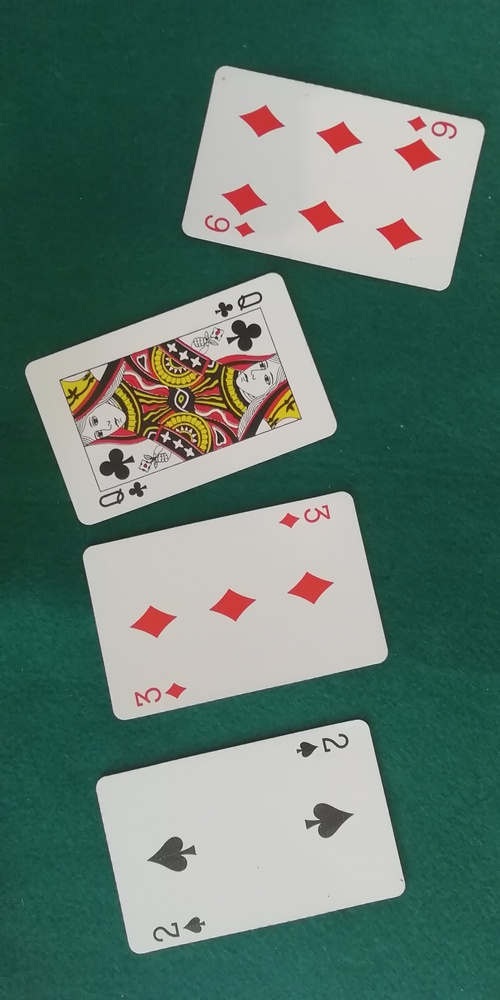
#> input picture pract_4/Test/IMG_20210321_122142.jpg, 500 x 1000 px, shrunk from 2080 x 4160 before the run
$ python 2.py   (older library calls are emulated)
#> lines starting #> are read from the running program, lines starting #| are printed output that depends on the picture; after the words box and inside, x2 and y2 are one past the last pixel; in counts of white or black regions, pixels touching at a corner belong together
import cv2
import numpy as np
import tkinter as tk
from tkinter import filedialog
import os

window_name = 'Original image'
window_filtered_name = 'Filtered objects'
cv2.namedWindow(window_name, flags=cv2.WINDOW_NORMAL | cv2.WINDOW_KEEPRATIO)
cv2.namedWindow(window_filtered_name, flags=cv2.WINDOW_NORMAL | cv2.WINDOW_KEEPRATIO)

areaMinima = 500
umbral = 155
folders = './output1/'
folder_name = filedialog.askdirectory(initialdir=folders)
#> the answer given: ../Test

f2Name = folder_name + '/'
list_files = os.scandir(f2Name)

for ent in list_files:
    if ent.is_file() and ent.name.endswith('.jpg'):
        filename = f2Name + ent.name
        img = cv2.imread(filename)
#> img is the input picture: shape (1000, 500, 3); mean B, G, R 109.8, 120.1, 93.6
        gray_img = cv2.cvtColor(img, cv2.COLOR_BGR2GRAY)
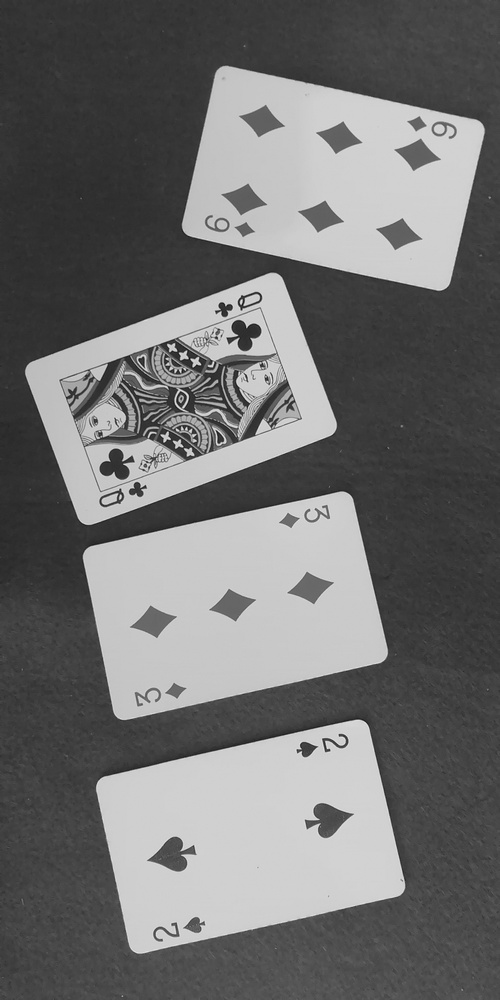
#> gray_img: shape (1000, 500); min 18, max 236, mean 111

        # Umbralización
        threshold = cv2.threshold(gray_img, umbral, 255, cv2.THRESH_BINARY)[1]
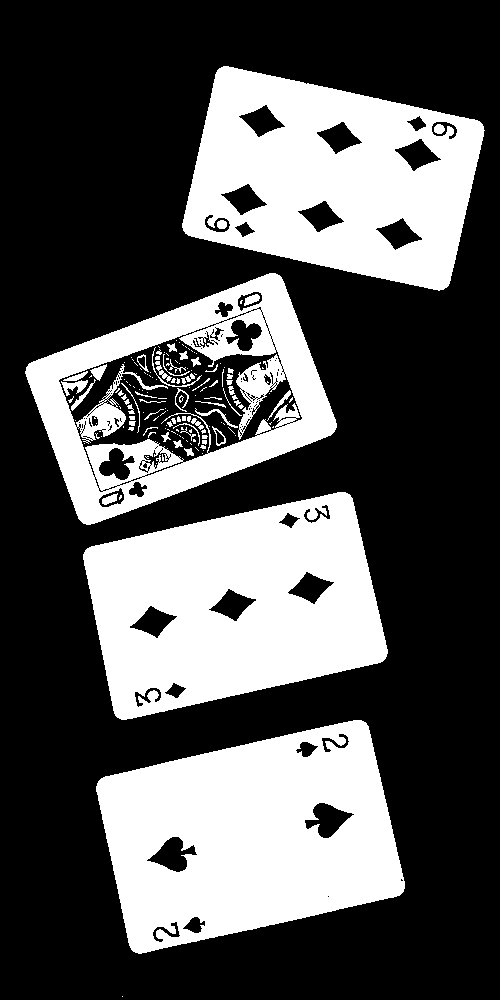
#> threshold: shape (1000, 500); 34% white; 162 white regions (105 under 20 px), largest, box (x1, y1, x2, y2) and area: (96, 720, 405, 954) 48504, (83, 492, 388, 720) 46366, (182, 66, 485, 291) 43030

        # Componentes conectadas (4-conectividad)
        analysis = cv2.connectedComponentsWithStats(threshold, 4, cv2.CV_32S)
        (totalLabels, label_ids, values, centroid) = analysis
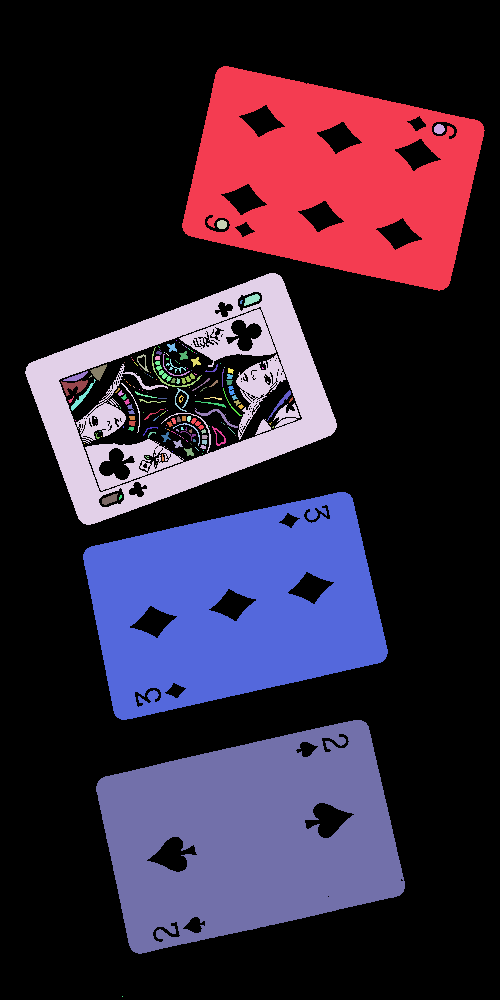
#> label_ids: shape (1000, 500) int32; 163 distinct labels, from 0 to 162; one colour per label, 0 black
#> totalLabels = 163; values = 163 rows, first 6: [0, 0, 500, 1000, 330139], [182, 66, 303, 225, 43030], [434, 124, 11, 10, 86], [217, 220, 10, 9, 76], [25, 273, 312, 252, 28437], [244, 294, 16, 12, 113]; centroid = 163 pairs, first value 70.53 to 438.8, second value 128.6 to 996

        output = np.zeros(gray_img.shape, dtype="uint8")

        for i in range(1, totalLabels):  # saltar fondo (índice 0)
            area = values[i, cv2.CC_STAT_AREA]
            if area > areaMinima:
                # Máscara del componente
                componentMask = (label_ids == i).astype("uint8") * 255
                output = cv2.bitwise_or(output, componentMask)

                cX, cY = centroid[i]
                cX, cY = int(cX), int(cY)
                cv2.circle(img, (cX, cY), 4, (255, 255, 0), 5)  # amarillo (BGR), radio 4, grosor 5
#> this loop made 162 passes
#> (area, cX, cY) on passes 1, 4, 159, 161: (43030, 332, 178), (28437, 183, 398), (46366, 233, 604), (48504, 249, 836)
#> area on passes 2, 3, 5, 8, 11, 16: 86, 76, 113, 52, 117, 51
#> pass 1, `componentMask = (label_ids == i).astype("uint8") * 255`:
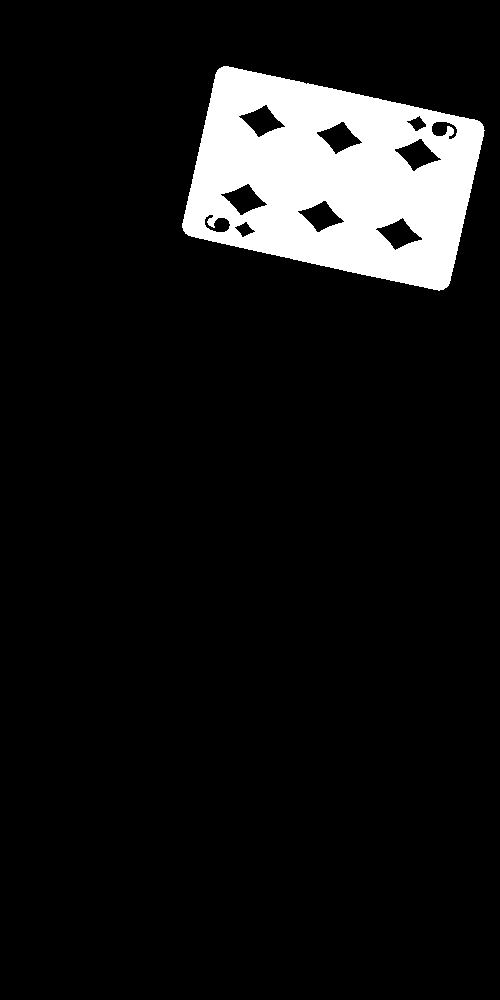
#> componentMask: shape (1000, 500); 8.6% white; 1 white region, box (x1, y1, x2, y2) and area: (182, 66, 485, 291) 43030
#> after the loop:
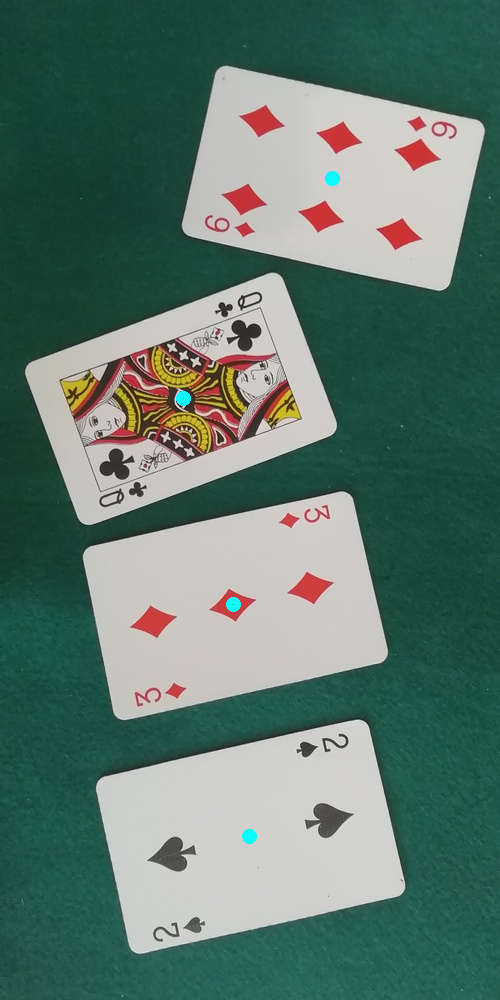
#> img: shape (1000, 500, 3); 0.14% of pixels changed, all inside (x1, y1, x2, y2) = (176, 171, 340, 844)
#> after the loop:
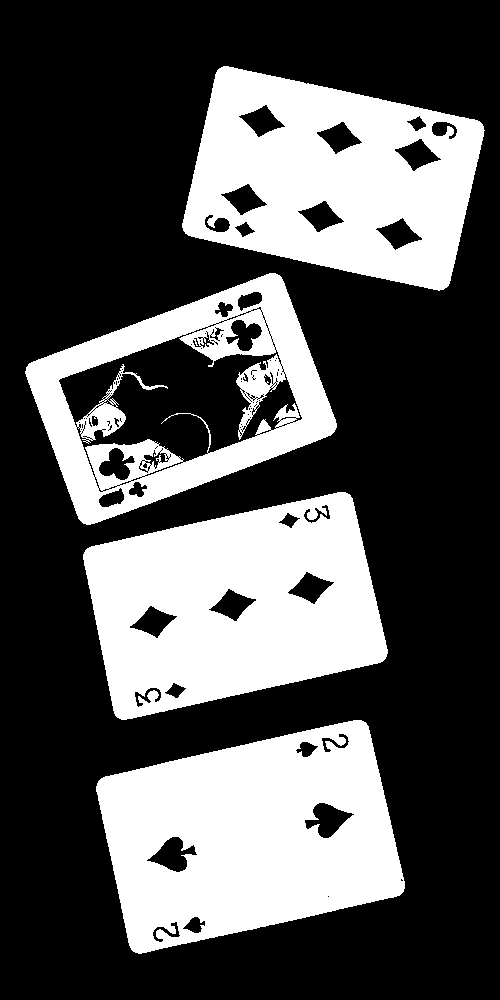
#> output: shape (1000, 500); 33.3% white; 4 white regions, box (x1, y1, x2, y2) and area: (96, 720, 405, 954) 48504, (83, 492, 388, 720) 46366, (182, 66, 485, 291) 43030, (25, 273, 337, 525) 28437

        cv2.imshow(window_name, img)
        cv2.imshow(window_filtered_name, output)
        key = cv2.waitKey(0)
#> (key q is pressed here)
        if key == ord('q') or key == 27:  # 'q' o ESC para salir
            break

cv2.destroyAllWindows()

$ run again, on pract_4/Test/IMG_20210321_122201.jpg
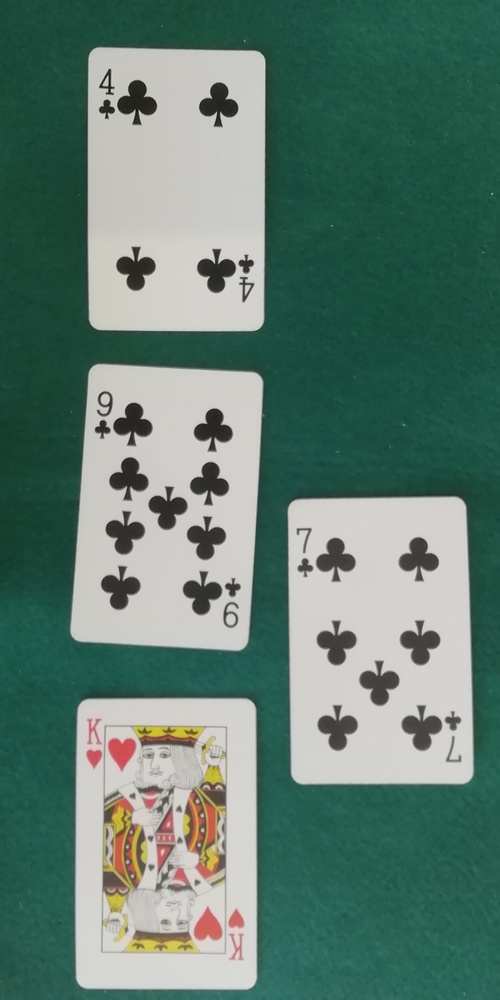
#> input picture pract_4/Test/IMG_20210321_122201.jpg, 500 x 1000 px, shrunk from 2080 x 4160 before the run
#> img is the input picture: shape (1000, 500, 3); mean B, G, R 113, 124.6, 95.2
#> threshold: shape (1000, 500); 34.1% white; 45 white regions (33 under 20 px), largest, box (x1, y1, x2, y2) and area: (88, 48, 265, 331) 44906, (288, 497, 473, 784) 44165, (76, 699, 257, 990) 41359
#> label_ids: shape (1000, 500) int32; 46 distinct labels, from 0 to 45
#> totalLabels = 46; values = 46 rows, first 6: [0, 0, 500, 1000, 329330], [88, 48, 177, 283, 44906], [103, 76, 5, 10, 31], [245, 285, 6, 10, 36], [71, 364, 192, 286, 39572], [101, 394, 9, 11, 79]; centroid = 46 pairs, first value 104 to 379.8, second value 81.87 to 909
#> the loop `for i in range(1, totalLabels):` made 45 passes
#> (area, cX, cY) on passes 1, 4, 6, 8: (44906, 175, 189), (39572, 167, 506), (44165, 379, 639), (41359, 166, 846)
#> pass 1, `componentMask = (label_ids == i).astype("uint8") * 255`:
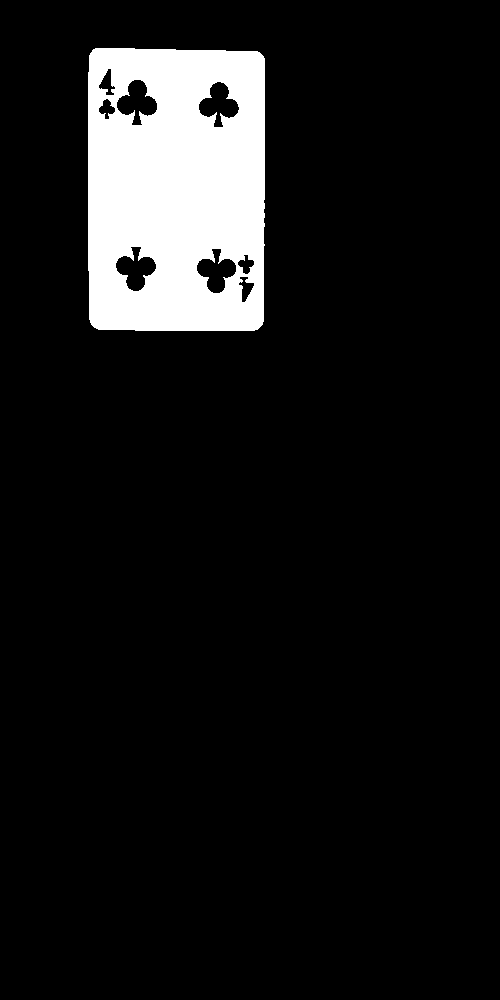
#> componentMask: shape (1000, 500); 9% white; 1 white region, box (x1, y1, x2, y2) and area: (88, 48, 265, 331) 44906
#> after the loop `for i in range(1, totalLabels):`:
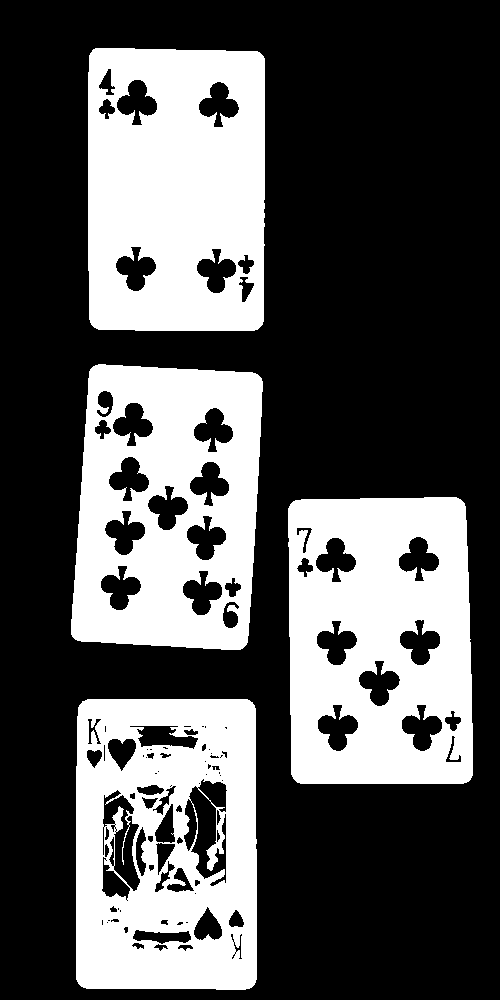
#> output: shape (1000, 500); 34% white; 4 white regions, box (x1, y1, x2, y2) and area: (88, 48, 265, 331) 44906, (288, 497, 473, 784) 44165, (76, 699, 257, 990) 41359, (71, 364, 263, 650) 39572

$ run again, on pract_4/Test/IMG_20210321_122224.jpg
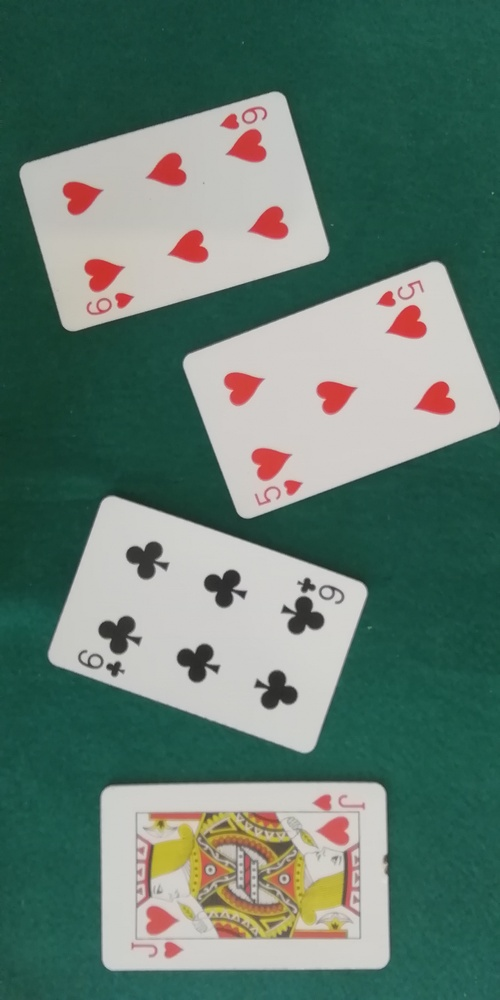
#> input picture pract_4/Test/IMG_20210321_122224.jpg, 500 x 1000 px, shrunk from 2080 x 4160 before the run
#> img is the input picture: shape (1000, 500, 3); mean B, G, R 111, 121.8, 96.6
#> threshold: shape (1000, 500); 34.5% white; 51 white regions (26 under 20 px), largest, box (x1, y1, x2, y2) and area: (183, 262, 500, 518) 44634, (48, 497, 367, 753) 43797, (20, 92, 329, 331) 42632
#> label_ids: shape (1000, 500) int32; 52 distinct labels, from 0 to 51
#> totalLabels = 52; values = 52 rows, first 6: [0, 0, 500, 1000, 327419], [20, 92, 309, 239, 42632], [244, 112, 11, 9, 80], [183, 262, 317, 256, 44634], [99, 300, 10, 10, 82], [48, 497, 319, 256, 43797]; centroid = 52 pairs, first value 95.08 to 341.5, second value 116.2 to 922.3
#> the loop `for i in range(1, totalLabels):` made 51 passes
#> (area, cX, cY) on passes 1, 3, 5, 8: (42632, 173, 211), (44634, 341, 389), (43797, 207, 622), (39225, 242, 877)
#> pass 1, `componentMask = (label_ids == i).astype("uint8") * 255`:
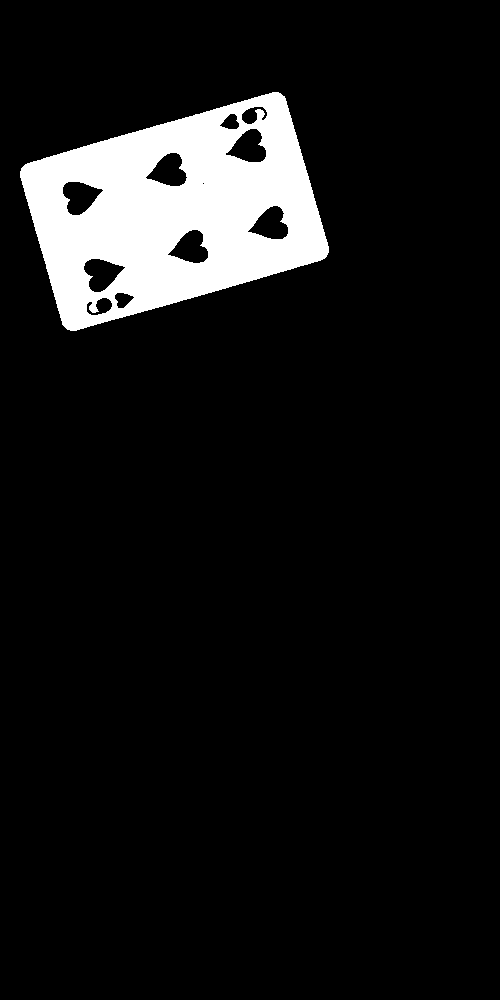
#> componentMask: shape (1000, 500); 8.5% white; 1 white region, box (x1, y1, x2, y2) and area: (20, 92, 329, 331) 42632
#> after the loop `for i in range(1, totalLabels):`:
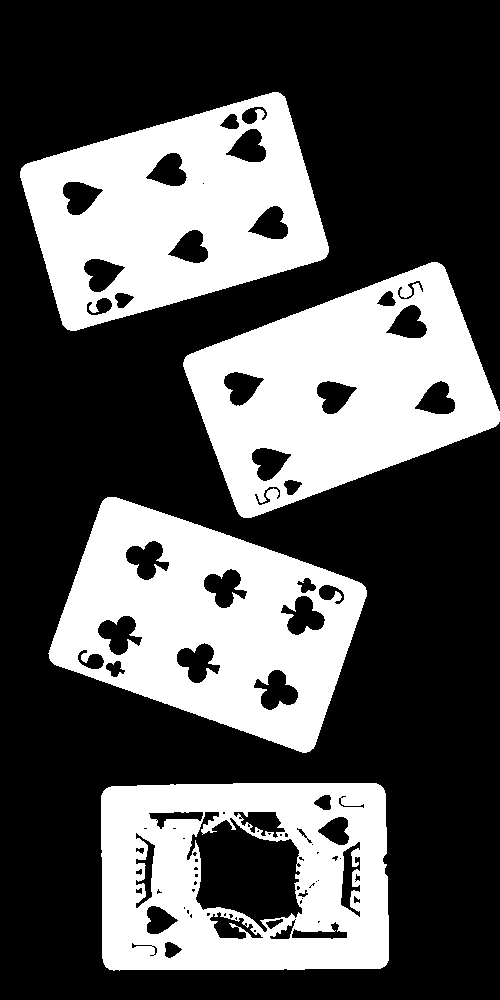
#> output: shape (1000, 500); 34.1% white; 4 white regions, box (x1, y1, x2, y2) and area: (183, 262, 500, 518) 44634, (48, 497, 367, 753) 43797, (20, 92, 329, 331) 42632, (101, 783, 389, 971) 39225

$ run again, on pract_4/Test/IMG_20210321_122236.jpg
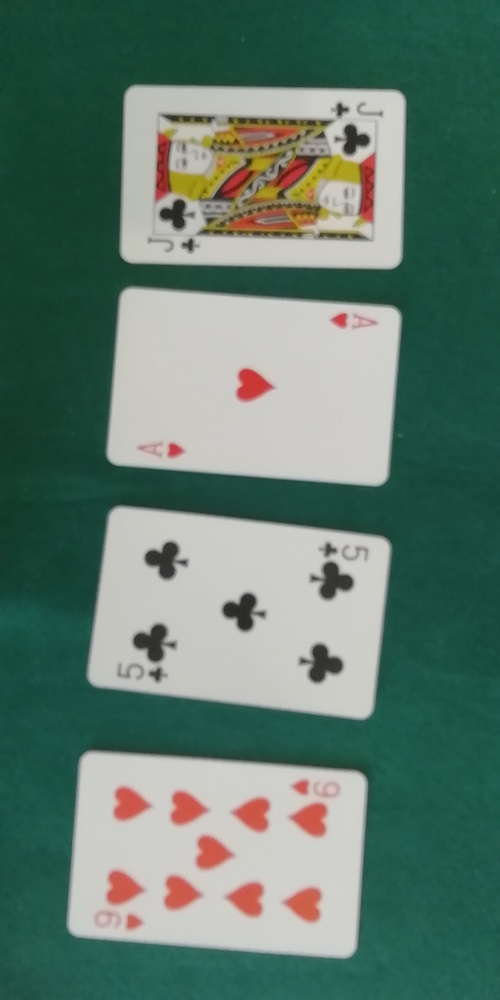
#> input picture pract_4/Test/IMG_20210321_122236.jpg, 500 x 1000 px, shrunk from 2080 x 4160 before the run
#> img is the input picture: shape (1000, 500, 3); mean B, G, R 109.5, 121.8, 95.3
#> threshold: shape (1000, 500); 34.1% white; 25 white regions (20 under 20 px), largest, box (x1, y1, x2, y2) and area: (108, 288, 400, 485) 48615, (68, 752, 366, 958) 46360, (89, 508, 390, 719) 45902, (121, 87, 405, 268) 29219, (292, 160, 323, 190) 158
#> `(totalLabels, label_ids, values, centroid) = analysis`:
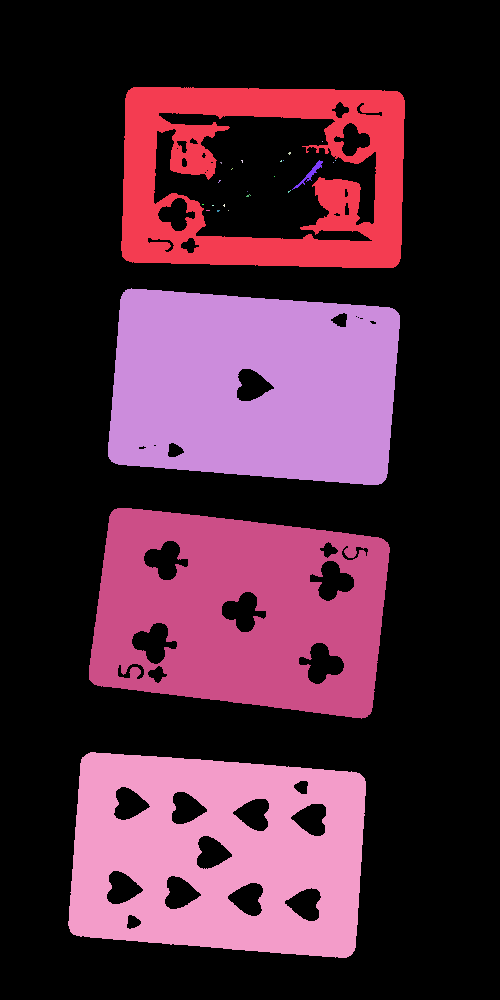
#> label_ids: shape (1000, 500) int32; 26 distinct labels, from 0 to 25; one colour per label, 0 black
#> totalLabels = 26; values = 26 rows, first 6: [0, 0, 500, 1000, 329689], [121, 87, 284, 181, 29219], [322, 141, 1, 1, 1], [288, 152, 3, 3, 6], [241, 160, 2, 3, 4], [280, 160, 2, 2, 3]; centroid = 26 pairs, first value 202.5 to 335, second value 141 to 854.4
#> the loop `for i in range(1, totalLabels):` made 25 passes
#> (area, cX, cY) on passes 1, 23, 24, 25: (29219, 263, 176), (48615, 253, 386), (45902, 239, 611), (46360, 217, 854)
#> after the loop `for i in range(1, totalLabels):`:
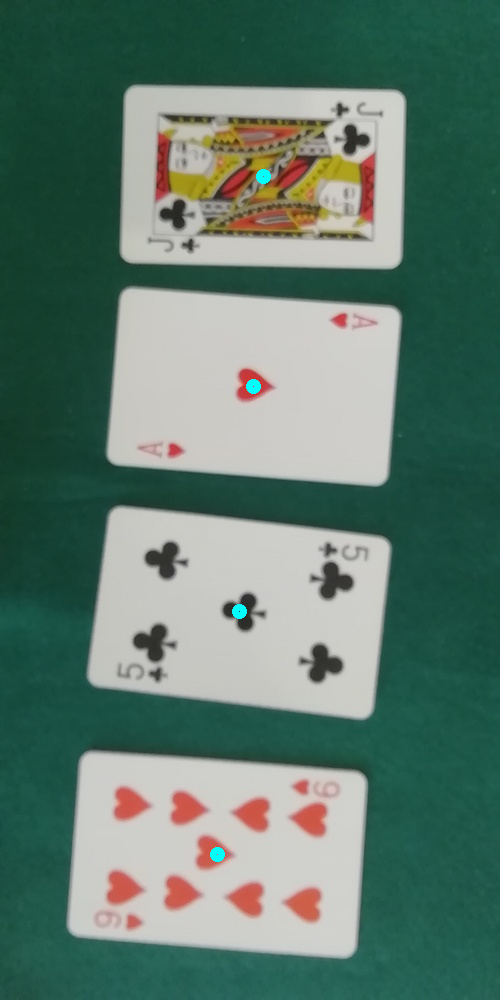
#> img: shape (1000, 500, 3); 0.14% of pixels changed, all inside (x1, y1, x2, y2) = (210, 169, 271, 862)
